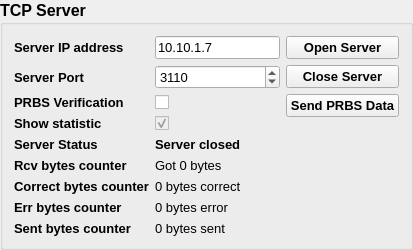
         <widget class="QGroupBox" name="tcpServerGroupBox">
          <property name="minimumSize">
           <size>
            <width>0</width>
            <height>0</height>
           </size>
          </property>
          <property name="font">
           <font>
            <family>MS Shell Dlg 2</family>
            <pointsize>12</pointsize>
            <weight>75</weight>
            <bold>true</bold>
           </font>
          </property>
          <property name="title">
           <string>TCP Server</string>
          </property>
          <layout class="QGridLayout" name="gridLayout_5">
           <item row="0" column="0">
            <layout class="QGridLayout" name="tcpSvrParamsGrpLayout">
             <property name="topMargin">
              <number>0</number>
             </property>
             <item row="2" column="1">
              <widget class="QCheckBox" name="tcpServerPRBSVerif">
               <property name="font">
                <font>
                 <family>MS Shell Dlg 2</family>
                 <pointsize>10</pointsize>
                 <weight>50</weight>
                 <bold>false</bold>
                </font>
               </property>
               <property name="text">
                <string/>
               </property>
              </widget>
             </item>
             <item row="0" column="0">
              <widget class="QLabel" name="serverIpAddrLabel">
               <property name="font">
                <font>
                 <family>MS Shell Dlg 2</family>
                 <pointsize>10</pointsize>
                 <weight>75</weight>
                 <bold>true</bold>
                </font>
               </property>
               <property name="text">
                <string>Server IP address</string>
               </property>
              </widget>
             </item>
             <item row="4" column="0">
              <widget class="QLabel" name="svrStatusLabel">
               <property name="font">
                <font>
                 <family>MS Shell Dlg 2</family>
                 <pointsize>10</pointsize>
                 <weight>75</weight>
                 <bold>true</bold>
                </font>
               </property>
               <property name="text">
                <string>Server Status</string>
               </property>
              </widget>
             </item>
             <item row="5" column="1">
              <widget class="QLabel" name="tcpServerReceptionLabel">
               <property name="font">
                <font>
                 <family>MS Shell Dlg 2</family>
                 <pointsize>10</pointsize>
                 <weight>50</weight>
                 <bold>false</bold>
                </font>
               </property>
               <property name="text">
                <string>Got 0 bytes</string>
               </property>
              </widget>
             </item>
             <item row="3" column="0">
              <widget class="QLabel" name="showStatlabel">
               <property name="font">
                <font>
                 <family>MS Shell Dlg 2</family>
                 <pointsize>10</pointsize>
                 <weight>75</weight>
                 <bold>true</bold>
                </font>
               </property>
               <property name="text">
                <string>Show statistic</string>
               </property>
              </widget>
             </item>
             <item row="1" column="1">
              <widget class="QSpinBox" name="serverPort">
               <property name="font">
                <font>
                 <family>MS Shell Dlg 2</family>
                 <pointsize>10</pointsize>
                 <weight>50</weight>
                 <bold>false</bold>
                </font>
               </property>
               <property name="maximum">
                <number>65536</number>
               </property>
               <property name="value">
                <number>3110</number>
               </property>
              </widget>
             </item>
             <item row="0" column="1">
              <widget class="QLineEdit" name="serverIpAddr">
               <property name="font">
                <font>
                 <family>MS Shell Dlg 2</family>
                 <pointsize>10</pointsize>
                 <weight>50</weight>
                 <bold>false</bold>
                </font>
               </property>
               <property name="text">
                <string>10.10.1.7</string>
               </property>
              </widget>
             </item>
             <item row="6" column="0">
              <widget class="QLabel" name="chkBytesCounterLabel">
               <property name="font">
                <font>
                 <family>MS Shell Dlg 2</family>
                 <pointsize>10</pointsize>
                 <weight>75</weight>
                 <bold>true</bold>
                </font>
               </property>
               <property name="text">
                <string>Correct bytes counter</string>
               </property>
              </widget>
             </item>
             <item row="5" column="0">
              <widget class="QLabel" name="rcvBytesCounterLabel">
               <property name="font">
                <font>
                 <family>MS Shell Dlg 2</family>
                 <pointsize>10</pointsize>
                 <weight>75</weight>
                 <bold>true</bold>
                </font>
               </property>
               <property name="text">
                <string>Rcv bytes counter</string>
               </property>
              </widget>
             </item>
             <item row="3" column="1">
              <widget class="QCheckBox" name="tcpServerStat">
               <property name="enabled">
                <bool>false</bool>
               </property>
               <property name="font">
                <font>
                 <family>MS Shell Dlg 2</family>
                 <pointsize>10</pointsize>
                 <weight>50</weight>
                 <bold>false</bold>
                </font>
               </property>
               <property name="text">
                <string/>
               </property>
               <property name="checked">
                <bool>true</bool>
               </property>
              </widget>
             </item>
             <item row="7" column="0">
              <widget class="QLabel" name="errBytesCounterLabel">
               <property name="font">
                <font>
                 <family>MS Shell Dlg 2</family>
                 <pointsize>10</pointsize>
                 <weight>75</weight>
                 <bold>true</bold>
                </font>
               </property>
               <property name="text">
                <string>Err bytes counter</string>
               </property>
              </widget>
             </item>
             <item row="2" column="0">
              <widget class="QLabel" name="prbsVerifLabel">
               <property name="font">
                <font>
                 <family>MS Shell Dlg 2</family>
                 <pointsize>10</pointsize>
                 <weight>75</weight>
                 <bold>true</bold>
                </font>
               </property>
               <property name="text">
                <string>PRBS Verification</string>
               </property>
              </widget>
             </item>
             <item row="1" column="0">
              <widget class="QLabel" name="serverPortLabel">
               <property name="font">
                <font>
                 <family>MS Shell Dlg 2</family>
                 <pointsize>10</pointsize>
                 <weight>75</weight>
                 <bold>true</bold>
                </font>
               </property>
               <property name="text">
                <string>Server Port</string>
               </property>
              </widget>
             </item>
             <item row="8" column="0">
              <widget class="QLabel" name="sntBytesCounterLabel">
               <property name="font">
                <font>
                 <family>MS Shell Dlg 2</family>
                 <pointsize>10</pointsize>
                 <weight>75</weight>
                 <bold>true</bold>
                </font>
               </property>
               <property name="text">
                <string>Sent bytes counter</string>
               </property>
              </widget>
             </item>
             <item row="7" column="1">
              <widget class="QLabel" name="tcpServerPRBSLabelError">
               <property name="font">
                <font>
                 <family>MS Shell Dlg 2</family>
                 <pointsize>10</pointsize>
                 <weight>50</weight>
                 <bold>false</bold>
                </font>
               </property>
               <property name="text">
                <string>0 bytes error</string>
               </property>
              </widget>
             </item>
             <item row="4" column="1">
              <widget class="QLabel" name="serverStatusLabel">
               <property name="font">
                <font>
                 <family>MS Shell Dlg 2</family>
                 <pointsize>10</pointsize>
                 <weight>75</weight>
                 <bold>true</bold>
                </font>
               </property>
               <property name="text">
                <string>Server closed</string>
               </property>
              </widget>
             </item>
             <item row="8" column="1">
              <widget class="QLabel" name="tcpServerTransmissionLabel">
               <property name="font">
                <font>
                 <family>MS Shell Dlg 2</family>
                 <pointsize>10</pointsize>
                 <weight>50</weight>
                 <bold>false</bold>
                </font>
               </property>
               <property name="text">
                <string>0 bytes sent</string>
               </property>
              </widget>
             </item>
             <item row="6" column="1">
              <widget class="QLabel" name="tcpServerPRBSLabelCorrect">
               <property name="font">
                <font>
                 <family>MS Shell Dlg 2</family>
                 <pointsize>10</pointsize>
                 <weight>50</weight>
                 <bold>false</bold>
                </font>
               </property>
               <property name="text">
                <string>0 bytes correct</string>
               </property>
              </widget>
             </item>
            </layout>
           </item>
           <item row="0" column="1">
            <layout class="QGridLayout" name="tcpSvrCmdsGrpLayout">
             <item row="0" column="0">
              <widget class="QPushButton" name="serverOpen">
               <property name="font">
                <font>
                 <family>MS Shell Dlg 2</family>
                 <pointsize>10</pointsize>
                 <weight>75</weight>
                 <italic>false</italic>
                 <bold>true</bold>
                </font>
               </property>
               <property name="text">
                <string>Open Server</string>
               </property>
              </widget>
             </item>
             <item row="1" column="0">
              <widget class="QPushButton" name="serverClose">
               <property name="font">
                <font>
                 <family>MS Shell Dlg 2</family>
                 <pointsize>10</pointsize>
                 <weight>75</weight>
                 <italic>false</italic>
                 <bold>true</bold>
                </font>
               </property>
               <property name="text">
                <string>Close Server</string>
               </property>
              </widget>
             </item>
             <item row="2" column="0">
              <widget class="QPushButton" name="sendToClient">
               <property name="font">
                <font>
                 <family>MS Shell Dlg 2</family>
                 <pointsize>10</pointsize>
                 <weight>75</weight>
                 <italic>false</italic>
                 <bold>true</bold>
                </font>
               </property>
               <property name="text">
                <string>Send PRBS Data</string>
               </property>
              </widget>
             </item>
             <item row="3" column="0">
              <spacer name="verticalSpacer">
               <property name="orientation">
                <enum>Qt::Vertical</enum>
               </property>
               <property name="sizeHint" stdset="0">
                <size>
                 <width>20</width>
                 <height>40</height>
                </size>
               </property>
              </spacer>
             </item>
            </layout>
           </item>
          </layout>
         </widget>
